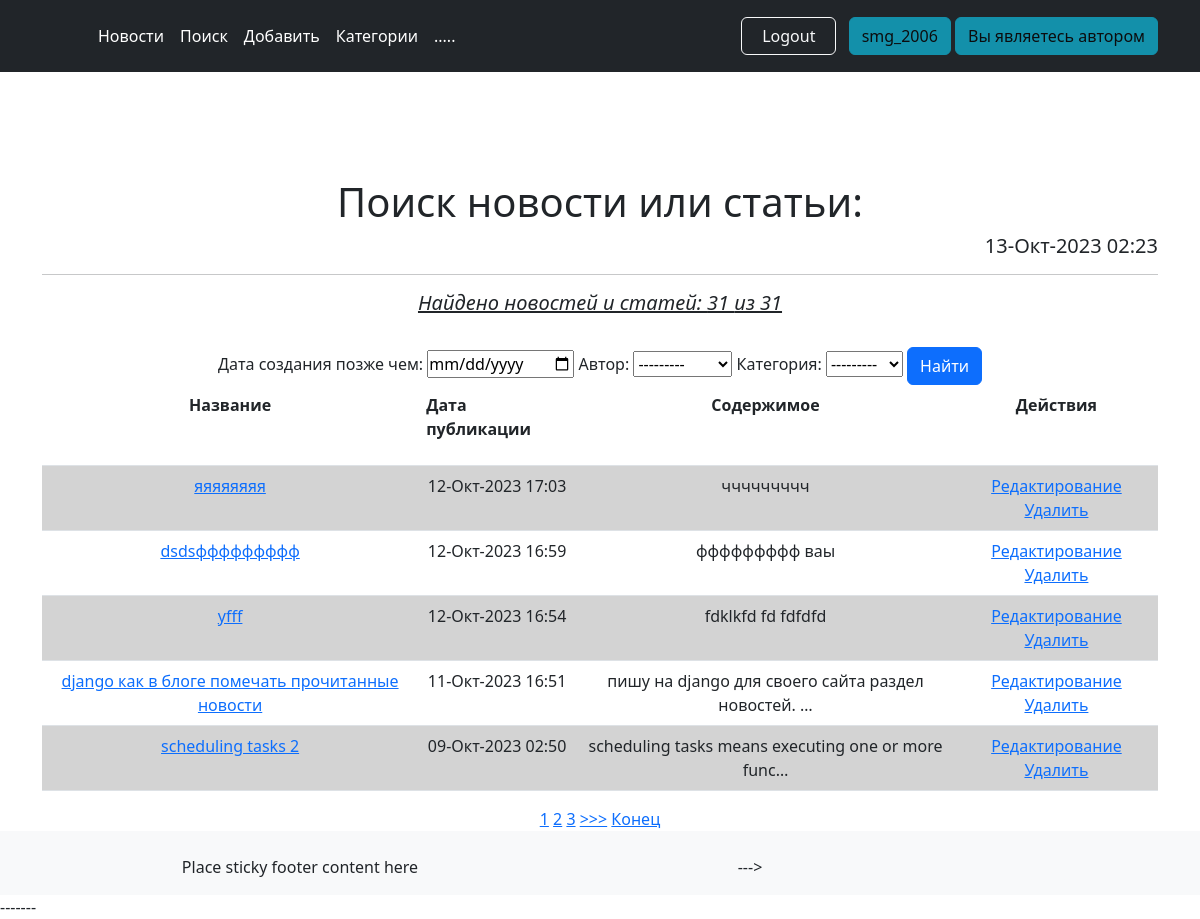
/search/ (signed in), run on the app's committed database.
### news/models.py (models this page shows, shortened)
class Post(models.Model):
    author = models.ForeignKey(Author, on_delete=models.CASCADE, verbose_name='Автор')
    NEWS = 'NW'
    ARTICLE = 'AR'
    TYPES = [
        (NEWS, 'Новость'),
        (ARTICLE, 'Статья'),
    ]
    categoryType = models.CharField(max_length=2, choices=TYPES, default=ARTICLE, verbose_name='Тип статьи')
    dateCreation = models.DateTimeField(auto_now_add=True, verbose_name='Дата публикации')
    postCategory = models.ManyToManyField(Category, through='PostCategory', verbose_name='Категории статьи')
    title = models.CharField(max_length=128, verbose_name='Заголовок')
    text = models.TextField(verbose_name='Текст статьи')
    rating = models.SmallIntegerField(default=0, verbose_name='Рейтинг')

### news/views.py (the view)
# urls.py: path('search/', PostSearch.as_view()),
class PostSearch(ListView):
    model = Post
    template_name = 'news/postSearch.html'
    context_object_name = 'posts'
    ordering = ['-id']
    form_class = PostForm
    paginate_by = 5
    def get_queryset(self):
        queryset = PostFilter(self.request.GET, super().get_queryset()).qs
        return queryset
    def get_context_data(self, **kwargs):
        context = super().get_context_data(**kwargs)
        context['time_now'] = timezone.localtime(timezone.now())  # добавим переменную текущей даты time_now
        context['posts_count'] = Post.objects.all().count()  # добавим переменную кол-во постов всего
        context['filter'] = PostFilter(self.request.GET, queryset=self.get_queryset())
        context['is_not_authors'] = not self.request.user.groups.filter(name='authors').exists()
        return context

### news/models.py (called while the page is built)
    def __str__(self):
        return self.authorUser.username

    def __str__(self):
        return self.name

### news/templatetags/custom_filters.py (called while the page is built)
@register.filter(name='Censor')
def censor(text):
    for bw in banned_word_list:
        text = text.lower().replace(bw.lower(), f'{bw[0:2]}...')
    return text

### news/templates/news/postSearch.html (shortened to what this page needs)
{% extends 'layout/default.html' %}
{% load custom_filters %}
{% block content %}
    <h1 align="center" >Поиск новости или статьи:</h1>
    <h5 align="right">{{ time_now| date:'d-M-Y H:i' }}</h5>
    <hr>
    <h5 align="center"><i><u> Найдено новостей и статей: {{ filter.qs|length }} из {{ posts_count }}</u></i></h5>
    <br>
    {% if posts %}
        <form method="GET">
            {{ filter.form }}
            <input class="btn btn-primary" type="submit" value="Найти">
        </form>
        <table class="table">
            <tr>
                <th scope="col"> Название</th>
                <th scope="col"><p align="justify"> Дата публикации</p></th>
                <th scope="col">Содержимое</th>
                <th scope="col">Действия</th>
            </tr>
            {% for post in posts %}
                <tr class="{% cycle 'blue_tr' 'white_tr' %}">
                    <td>
                        <a href="{% url 'news:post_detail' post.pk %}">
                            {{ post.title|truncatewords:8|truncatechars:50|Censor }}
                        </a>
                    </td>
                    <td>{{ post.dateCreation| date:'d-M-Y H:i' }}</td>
                    <td>{{ post.text|truncatechars:50|Censor }}</td>
                    <td>
                        <a href="{% url 'news:post_update' post.pk %}">Редактирование</a>
                        <a href="{% url 'news:post_delete' post.pk %}">Удалить</a>
                    </td>
                </tr>
            {% endfor %}
        </table>
        {% include 'news/parts/paginator.html' %}
    {% else %}
        <h2 align="center">Новостей и статей нет!</h2>
    {% endif %}
{% endblock content %}

### templates/layout/parts/header.html (shortened to what this page needs)
<header class="p-3 text-bg-dark fixed-top">
    <div class="container">
        <div class="d-flex flex-wrap align-items-center justify-content-center justify-content-lg-start">
            <a href="/" class="d-flex align-items-center mb-2 mb-lg-0 text-white text-decoration-none">
                <svg class="bi me-2" width="40" height="32" role="img" aria-label="Bootstrap">
                    <use xlink:href="#bootstrap"/>
                </svg>
            </a>
            <ul class="nav col-12 col-lg-auto me-lg-auto mb-2 justify-content-center mb-md-0">
                <li><a href="/news/" class="nav-link px-2 text-white">Новости</a></li>
                <li><a href="/news/search/" class="nav-link px-2 text-white">Поиск</a></li>
                <li><a href="/news/add/" class="nav-link px-2 text-white">Добавить</a></li>
                <li><a href="/news/categories/" class="nav-link px-2 text-white">Категории</a></li>
                <li><a href="#" class="nav-link px-2 text-white">.....</a></li>
            </ul>
            <div class="text-end">
                {% if user.is_authenticated %}
                    <button type="button" class="btn btn-outline-light me-2">
                        <a href="{% url 'sign:logout' %}" class="nav-link px-2 text">Logout</a>
                    </button>
                    <button type="button" class="btn btn-info" disabled>
                    {{ user.username }}
                    </button>
                    {% if is_not_authors %}
                        <a class="btn btn-info" href="{% url 'sign:getauthor' %}">
                            Хочу стать автором!
                        </a>
                    {% else %}
                        <button type="button" class="btn btn-info" disabled>
                            Вы являетесь автором
                        </button>
                    {% endif %}
                {% endif %}
            </div>
        </div>
    </div>
</header>

### static/css/styles.css (style rules this page uses)
.blue_tr { background-color: lightgray; }
.white_tr { background-color: white; }
* { margin: 0; padding: 0; }
html, body { height: 100%; }

### data on the page
Post: title|Censor "яяяяяяяя", dateCreation "12-Окт-2023 17:03", text|Censor "ччччччччч"
Post: title|Censor "dsdsффффффффф", dateCreation "12-Окт-2023 16:59", text|Censor "ффффффффф ваы"
Post: title|Censor "yfff", dateCreation "12-Окт-2023 16:54", text|Censor "fdklkfd fd fdfdfd"
Post: title|Censor "django как в блоге помечать прочитанные новости", dateCreation "11-Окт-2023 16:51", text|Censor "пишу на django для своего сайта раздел новостей. …"
Post: title|Censor "scheduling tasks 2", dateCreation "09-Окт-2023 02:50", text|Censor "scheduling tasks means executing one or more func…"

### other printed values
{{ user.username }} "smg_2006"
{{ time_now| date:'d-M-Y H:i' }} "13-Окт-2023 02:23"
{{ filter.qs|length }} "31"
{{ posts_count }} "31"
{{ num }} "1" "2" "3"
